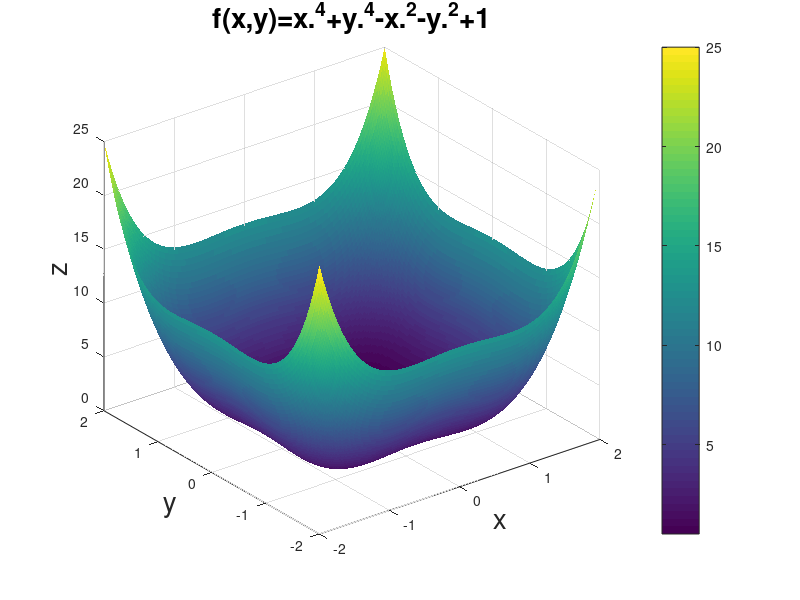

Recreate this plot in MATLAB.
%Find the Maxima and Minima of f(x,y)=x^4+y^4-x^2-y^2+1
xMin=-2;
xMax=2;
yMin=-2;
yMax=2;
numPoints=200;
xv=linspace(xMin,xMax,numPoints);
yv=linspace(yMin,yMax,numPoints);
[x,y]=meshgrid(xv,yv);
f=x.^4+y.^4-x.^2-y.^2+1;
surf(x,y,f,'LineStyle','none');
xlabel('x','FontSize',20);
ylabel('y','FontSize',20);
zlabel('z','FontSize',20);
title('f(x,y)=x.^4+y.^4-x.^2-y.^2+1','FontSize',20);
colorbar;
maxValue=max(abs(f(:)));
minValue=min(abs(f(:)));
fprintf('The max value of f=%f\nThe min of f=%f\n',maxValue,minValue);
